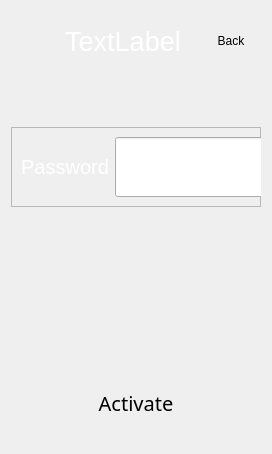
  <widget class="QWidget" name="add_network_page">
   <layout class="QVBoxLayout" name="verticalLayout_10">
    <item>
     <layout class="QHBoxLayout" name="add_np_header_layout">
      <item>
       <spacer name="horizontalSpacer_2">
        <property name="orientation">
         <enum>Qt::Horizontal</enum>
        </property>
        <property name="sizeType">
         <enum>QSizePolicy::Minimum</enum>
        </property>
        <property name="sizeHint" stdset="0">
         <size>
          <width>40</width>
          <height>60</height>
         </size>
        </property>
       </spacer>
      </item>
      <item>
       <widget class="QLabel" name="add_network_network_label">
        <property name="sizePolicy">
         <sizepolicy hsizetype="Expanding" vsizetype="Preferred">
          <horstretch>0</horstretch>
          <verstretch>0</verstretch>
         </sizepolicy>
        </property>
        <property name="minimumSize">
         <size>
          <width>0</width>
          <height>60</height>
         </size>
        </property>
        <property name="maximumSize">
         <size>
          <width>16777215</width>
          <height>60</height>
         </size>
        </property>
        <property name="font">
         <font>
          <pointsize>20</pointsize>
         </font>
        </property>
        <property name="styleSheet">
         <string notr="true">color:white</string>
        </property>
        <property name="text">
         <string>TextLabel</string>
        </property>
        <property name="alignment">
         <set>Qt::AlignCenter</set>
        </property>
       </widget>
      </item>
      <item>
       <widget class="IconButton" name="add_network_page_backButton">
        <property name="minimumSize">
         <size>
          <width>60</width>
          <height>60</height>
         </size>
        </property>
        <property name="maximumSize">
         <size>
          <width>60</width>
          <height>60</height>
         </size>
        </property>
        <property name="text">
         <string>Back</string>
        </property>
        <property name="flat">
         <bool>true</bool>
        </property>
        <property name="class" stdset="0">
         <string>back_btn</string>
        </property>
        <property name="button_type" stdset="0">
         <string>icon</string>
        </property>
        <property name="icon_pixmap" stdset="0">
         <pixmap resource="resources/icon_resources.qrc">:/ui/media/btn_icons/back.svg</pixmap>
        </property>
       </widget>
      </item>
     </layout>
    </item>
    <item>
     <layout class="QVBoxLayout" name="add_np_content_layout" stretch="0,0,0,0">
      <property name="sizeConstraint">
       <enum>QLayout::SetMinimumSize</enum>
      </property>
      <item>
       <spacer name="verticalSpacer">
        <property name="orientation">
         <enum>Qt::Vertical</enum>
        </property>
        <property name="sizeType">
         <enum>QSizePolicy::Minimum</enum>
        </property>
        <property name="sizeHint" stdset="0">
         <size>
          <width>20</width>
          <height>50</height>
         </size>
        </property>
       </spacer>
      </item>
      <item>
       <widget class="BlocksCustomFrame" name="frame_2">
        <property name="sizePolicy">
         <sizepolicy hsizetype="Minimum" vsizetype="Minimum">
          <horstretch>0</horstretch>
          <verstretch>2</verstretch>
         </sizepolicy>
        </property>
        <property name="minimumSize">
         <size>
          <width>0</width>
          <height>80</height>
         </size>
        </property>
        <property name="maximumSize">
         <size>
          <width>16777215</width>
          <height>90</height>
         </size>
        </property>
        <property name="frameShape">
         <enum>QFrame::StyledPanel</enum>
        </property>
        <property name="frameShadow">
         <enum>QFrame::Raised</enum>
        </property>
        <widget class="QWidget" name="layoutWidget_2">
         <property name="geometry">
          <rect>
           <x>10</x>
           <y>10</y>
           <width>761</width>
           <height>82</height>
          </rect>
         </property>
         <layout class="QHBoxLayout" name="horizontalLayout_5">
          <property name="sizeConstraint">
           <enum>QLayout::SetMaximumSize</enum>
          </property>
          <item>
           <widget class="QLabel" name="add_network_password_label">
            <property name="palette">
             <palette>
              <active>
               <colorrole role="WindowText">
                <brush brushstyle="SolidPattern">
                 <color alpha="255">
                  <red>255</red>
                  <green>255</green>
                  <blue>255</blue>
                 </color>
                </brush>
               </colorrole>
               <colorrole role="Text">
                <brush brushstyle="SolidPattern">
                 <color alpha="255">
                  <red>255</red>
                  <green>255</green>
                  <blue>255</blue>
                 </color>
                </brush>
               </colorrole>
              </active>
              <inactive>
               <colorrole role="WindowText">
                <brush brushstyle="SolidPattern">
                 <color alpha="255">
                  <red>255</red>
                  <green>255</green>
                  <blue>255</blue>
                 </color>
                </brush>
               </colorrole>
               <colorrole role="Text">
                <brush brushstyle="SolidPattern">
                 <color alpha="255">
                  <red>255</red>
                  <green>255</green>
                  <blue>255</blue>
                 </color>
                </brush>
               </colorrole>
              </inactive>
              <disabled>
               <colorrole role="WindowText">
                <brush brushstyle="SolidPattern">
                 <color alpha="255">
                  <red>120</red>
                  <green>120</green>
                  <blue>120</blue>
                 </color>
                </brush>
               </colorrole>
               <colorrole role="Text">
                <brush brushstyle="SolidPattern">
                 <color alpha="255">
                  <red>120</red>
                  <green>120</green>
                  <blue>120</blue>
                 </color>
                </brush>
               </colorrole>
              </disabled>
             </palette>
            </property>
            <property name="font">
             <font>
              <pointsize>15</pointsize>
             </font>
            </property>
            <property name="text">
             <string>Password</string>
            </property>
            <property name="alignment">
             <set>Qt::AlignCenter</set>
            </property>
           </widget>
          </item>
          <item>
           <widget class="BlocksCustomLinEdit" name="add_network_password_field">
            <property name="minimumSize">
             <size>
              <width>500</width>
              <height>60</height>
             </size>
            </property>
            <property name="font">
             <font>
              <pointsize>12</pointsize>
             </font>
            </property>
           </widget>
          </item>
          <item>
           <widget class="IconButton" name="add_network_password_view">
            <property name="minimumSize">
             <size>
              <width>60</width>
              <height>60</height>
             </size>
            </property>
            <property name="maximumSize">
             <size>
              <width>60</width>
              <height>60</height>
             </size>
            </property>
            <property name="text">
             <string>View</string>
            </property>
            <property name="flat">
             <bool>true</bool>
            </property>
            <property name="class" stdset="0">
             <string>back_btn</string>
            </property>
            <property name="button_type" stdset="0">
             <string>icon</string>
            </property>
            <property name="icon_pixmap" stdset="0">
             <pixmap resource="resources/icon_resources.qrc">:/ui/media/btn_icons/unsee.svg</pixmap>
            </property>
           </widget>
          </item>
         </layout>
        </widget>
       </widget>
      </item>
      <item>
       <spacer name="verticalSpacer_2">
        <property name="orientation">
         <enum>Qt::Vertical</enum>
        </property>
        <property name="sizeType">
         <enum>QSizePolicy::Minimum</enum>
        </property>
        <property name="sizeHint" stdset="0">
         <size>
          <width>20</width>
          <height>150</height>
         </size>
        </property>
       </spacer>
      </item>
      <item>
       <layout class="QHBoxLayout" name="horizontalLayout_6">
        <property name="sizeConstraint">
         <enum>QLayout::SetMinimumSize</enum>
        </property>
        <item alignment="Qt::AlignHCenter|Qt::AlignTop">
         <widget class="BlocksCustomButton" name="add_network_validation_button">
          <property name="enabled">
           <bool>true</bool>
          </property>
          <property name="sizePolicy">
           <sizepolicy hsizetype="MinimumExpanding" vsizetype="MinimumExpanding">
            <horstretch>1</horstretch>
            <verstretch>1</verstretch>
           </sizepolicy>
          </property>
          <property name="minimumSize">
           <size>
            <width>250</width>
            <height>80</height>
           </size>
          </property>
          <property name="maximumSize">
           <size>
            <width>250</width>
            <height>80</height>
           </size>
          </property>
          <property name="font">
           <font>
            <family>Momcake</family>
            <pointsize>15</pointsize>
           </font>
          </property>
          <property name="styleSheet">
           <string notr="true"/>
          </property>
          <property name="text">
           <string>Activate</string>
          </property>
          <property name="iconSize">
           <size>
            <width>16</width>
            <height>16</height>
           </size>
          </property>
          <property name="checkable">
           <bool>false</bool>
          </property>
          <property name="checked">
           <bool>false</bool>
          </property>
          <property name="flat">
           <bool>true</bool>
          </property>
          <property name="icon_pixmap" stdset="0">
           <pixmap resource="resources/icon_resources.qrc">:/dialog/media/btn_icons/yes.svg</pixmap>
          </property>
         </widget>
        </item>
       </layout>
      </item>
     </layout>
    </item>
   </layout>
  </widget>
